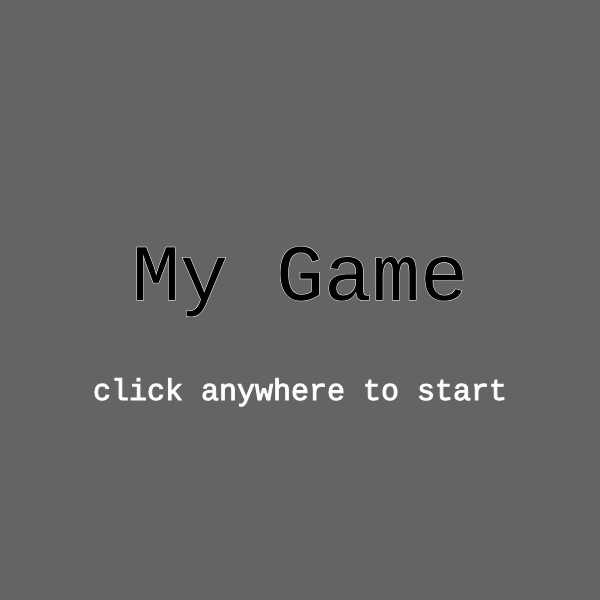
Frame 1 (no input)
Frame 60 (no input): identical to frame 1, image omitted
Frame 120 (the mouse pressed at the canvas centre since frame 60): identical to frame 1, image omitted

The p5.js sketch that drew this single still picture (run headless with seeded random() and noise() and a simulated clock; from frame 60 on, the mouse is pressed at the canvas centre):

// p5.js sketch
// ── sketch.js
'use strict';

let state = 'title';
let cnv;
let points = 0;
let w = 600;
let h = 600;
let player;
let coins = [];

function setup() {
  cnv = createCanvas(w, h);
  textFont('monospace');

  player = new Player();
  // coins[0] = new Coin();
coins.push(new Coin());

}

function draw() {

  switch (state) {
    case 'title':
      title();
      cnv.mouseClicked(titleMouseClicked);
      break;

    case 'level 1':
      level1();
      cnv.mouseClicked(level1MouseClicked);
      break;

    case 'you win':
      youWin();
      cnv.mouseClicked(youWinMouseClicked);

      break;
    default:
      break;
  }

  // if (state === 'title') {
  //   title();
  //   cnv.mouseClicked(titleMouseClicked);
  // } else if (state === 'level 1') {
  //   level1();
  //   cnv.mouseClicked(level1MouseClicked);
  // } else
}

function keyPressed() {

  if (keyCode == LEFT_ARROW) {
    player.direction = 'left'

  } else if (keyCode == RIGHT_ARROW) {
    player.direction = 'right'

  } else if (keyCode == UP_ARROW) {
    player.direction = 'up'

  } else if (keyCode == DOWN_ARROW) {
    player.direction = 'down'

  }else if (key = ' '){
    player.direction = 'still'
  }
}

function title() {
  background(100);
  textSize(80);
  fill(0);
  stroke(255);
  textAlign(CENTER);
  text('My Game', w / 2, h / 2);
  fill(255);
  textSize(30);
  text('click anywhere to start', w / 2, h - 200);
}

function titleMouseClicked() {
  console.log('canvas is clicked on title page');
  state = 'level 1'
}

function level1() {
  background(50, 150, 200);
  fill(255);

  if(random(1) <= 0.01){
    coins.push(new Coin());
  }

  player.display();
  player.move();



  for (let i = 0; i < coins.length; i ++){
    coins[i].display();
    coins[i].move();
  }

  if (dist(player.x, player.y, coins[0].x, coins[0].y) <= (player.r + coins[0].r)/2){
    points++;
    console.log(points);
  }
  text(`points: ${points}`, w/4 , h - 20);

}

function level1MouseClicked() {
  points++;
  console.log('points =' + points);

  if (points >= 10) {
    state = 'you win'
  }

}

function youWin() {
  background(255, 50, 80);
  textSize(80);
  stroke(255);
  textAlign(CENTER);
  text('You Win', w / 2, h / 2);

  textSize(30);
  fill(255);
  text('click anywhere to restart', w / 2, h - 200);
}

function youWinMouseClicked() {
  state = 'level 1';
  points = 0;
}

// ── coins.js
class Coin {
  constructor(){
    this.r = 50;
    this.x = random(w);
    this.y = 0 - this.r;
  }

  display(){
    rect(this.x, this.y, this.r);
  }

  move(){
    this.y++;
  }
}

// ── player.js
class Player {
  constructor() {
    this.r = 60;
    this.x = w / 2;
    this.y = h - this.r;
    this.speed = 2;
    this.direction = 'still';
  }

  display() {
    rect(this.x, this.y, this.r, this.r);
  }
  move() {
    switch (this.direction) {
      case 'still':
        // dont move
        break;

      case 'up':
        // decrease ypos
        this.y -= this.speed;
        break;

      case 'down':
        // increase ypos
        this.y += this.speed;
        break;

      case 'right':
        // increase xpos
        this.x += this.speed
        break;

      case 'left':
        // decrease xpos
        this.x -= this.speed
        break;
        default:
        break;
    }
  }

}

// ── style.css
html, body {
  /* margin: 0;
  padding: 0; */

}

canvas {
  display: block;
  margin: 50px auto 50px auto;

}
